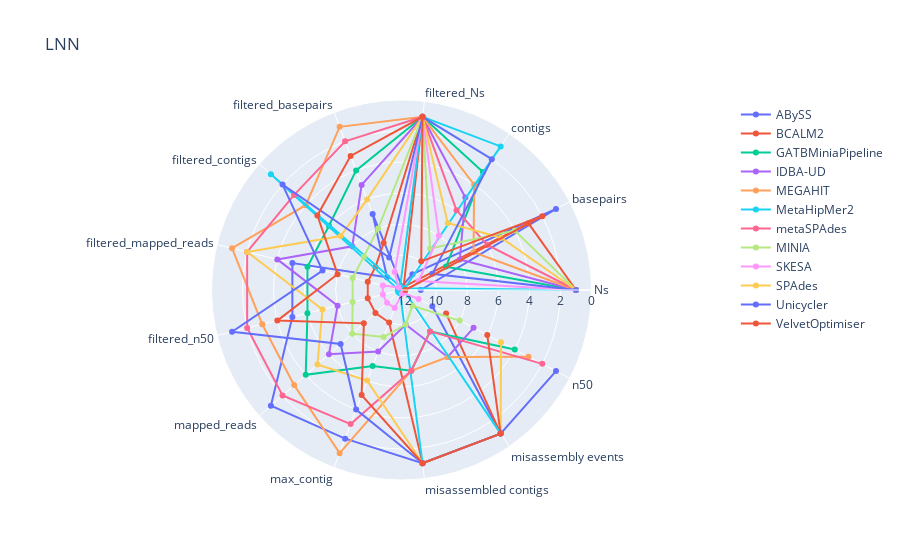
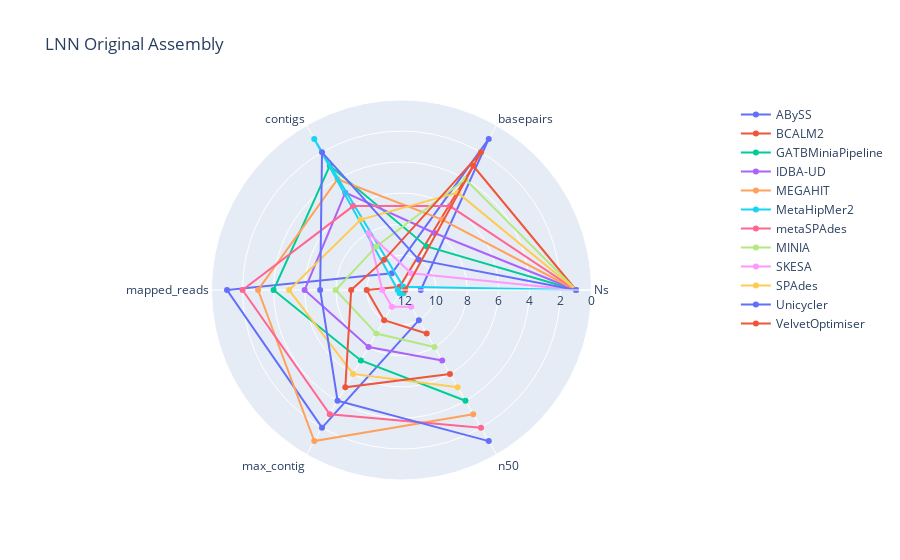
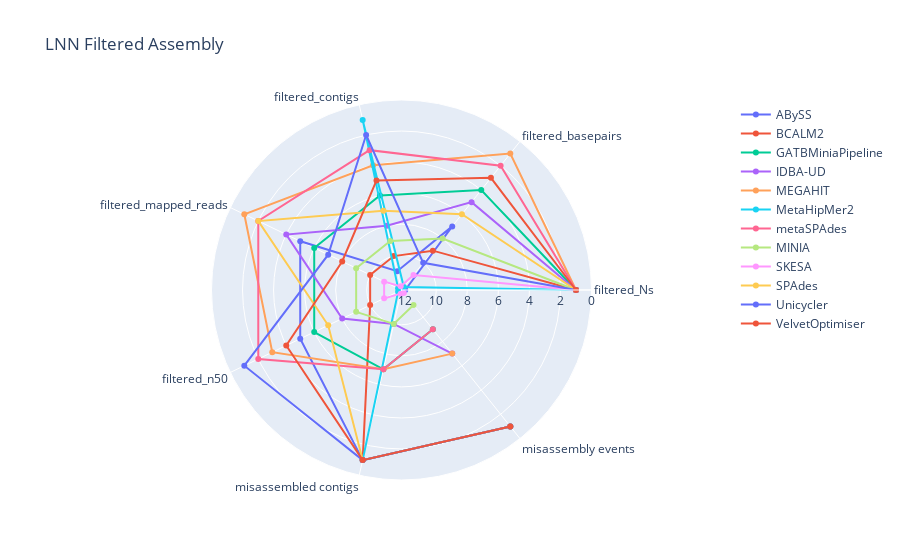
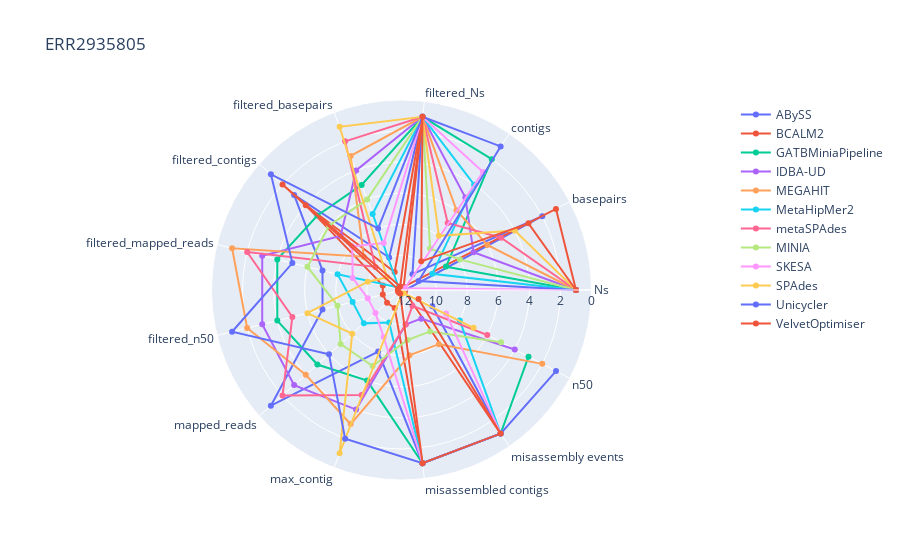

The notebook cell these images were saved under, in order:
### Markdown cell above
#### radar plots

### Code cell
import plotly.graph_objects as go

for sample, df in rank_dfs:
    print(sample)

    categories = df.columns
    categories_original =  ['Ns', 'basepairs', 'contigs', 'mapped_reads', 'max_contig', 'n50'] 
    categories_filtered = ['filtered_Ns', 'filtered_basepairs', 'filtered_contigs', 'filtered_mapped_reads', 'filtered_n50', 'misassembled contigs', 'misassembly events']
    
    fig = go.Figure()
    fig_original = go.Figure()
    fig_filtered = go.Figure()
    
    for assembler, row in df.iterrows():
        row_original = []
        row_filtered = []
        
        for col in categories_original:
            row_original.append(row.loc[:].at[col])
            
        for col in categories_filtered:
            row_filtered.append(row.loc[:].at[col])

        fig.add_trace(go.Scatterpolar(
          r=list(row),
          theta=categories,
          name=assembler))

        fig_original.add_trace(go.Scatterpolar(
          r=row_original,
          theta=categories_original,
          name=assembler))
        
        fig_filtered.add_trace(go.Scatterpolar(
          r=row_filtered,
          theta=categories_filtered,
          name=assembler))
    
    fig.update_layout(
      polar=dict(
        radialaxis=dict(
          visible=True,
          range=[1, 13],
            autorange="reversed"
        )),
       title=sample
    )
    
    fig_original.update_layout(
      polar=dict(
        radialaxis=dict(
          visible=True,
          range=[1, 13],
            autorange="reversed"
        )),
       title="{} Original Assembly".format(sample)
    )
    
    fig_filtered.update_layout(
      polar=dict(
        radialaxis=dict(
          visible=True,
          range=[1, 13],
            autorange="reversed"
        )),
       title="{} Filtered Assembly".format(sample)
    )

    fig.show()
    fig_original.show()
    fig_filtered.show()

### Figure 1 — Plotly figure (JSON) as saved in the notebook; plotly's stock layout.template omitted (floating-point values rounded to 4 significant figures)
{"data": [{"name": "ABySS", "r": [11, 1, 11, 12, 7, 11, 5, 5, 1, 2, 1, 1, 10], "theta": ["Ns", "basepairs", "contigs", "filtered_Ns", "filtered_basepairs", "filtered_contigs", "filtered_mapped_reads", "filtered_n50", "mapped_reads", "max_contig", "misassembled contigs", "misassembly events", "n50"], "type": "scatterpolar"}, {"name": "BCALM2", "r": [1, 3, 12, 1, 9, 10, 10, 10, 10, 10, 1, 1, 9], "theta": ["Ns", "basepairs", "contigs", "filtered_Ns", "filtered_basepairs", "filtered_contigs", "filtered_mapped_reads", "filtered_n50", "mapped_reads", "max_contig", "misassembled contigs", "misassembly events", "n50"], "type": "scatterpolar"}, {"name": "GATBMiniaPipeline", "r": [1, 9, 3, 1, 4, 6, 6, 6, 4, 7, 7, 9, 4], "theta": ["Ns", "basepairs", "contigs", "filtered_Ns", "filtered_basepairs", "filtered_contigs", "filtered_mapped_reads", "filtered_n50", "mapped_reads", "max_contig", "misassembled contigs", "misassembly events", "n50"], "type": "scatterpolar"}, {"name": "IDBA-UD", "r": [1, 8, 5, 1, 5, 8, 4, 8, 6, 8, 10, 7, 7], "theta": ["Ns", "basepairs", "contigs", "filtered_Ns", "filtered_basepairs", "filtered_contigs", "filtered_mapped_reads", "filtered_n50", "mapped_reads", "max_contig", "misassembled contigs", "misassembly events", "n50"], "type": "scatterpolar"}, {"name": "MEGAHIT", "r": [1, 7, 4, 1, 1, 4, 1, 3, 3, 1, 7, 7, 3], "theta": ["Ns", "basepairs", "contigs", "filtered_Ns", "filtered_basepairs", "filtered_contigs", "filtered_mapped_reads", "filtered_n50", "mapped_reads", "max_contig", "misassembled contigs", "misassembly events", "n50"], "type": "scatterpolar"}, {"name": "MetaHipMer2", "r": [1, 12, 1, 1, 12, 1, 12, 12, 12, 12, 1, 1, 12], "theta": ["Ns", "basepairs", "contigs", "filtered_Ns", "filtered_basepairs", "filtered_contigs", "filtered_mapped_reads", "filtered_n50", "mapped_reads", "max_contig", "misassembled contigs", "misassembly events", "n50"], "type": "scatterpolar"}, {"name": "metaSPAdes", "r": [1, 6, 6, 1, 2, 3, 2, 2, 2, 3, 7, 9, 2], "theta": ["Ns", "basepairs", "contigs", "filtered_Ns", "filtered_basepairs", "filtered_contigs", "filtered_mapped_reads", "filtered_n50", "mapped_reads", "max_contig", "misassembled contigs", "misassembly events", "n50"], "type": "scatterpolar"}, {"name": "MINIA", "r": [1, 4, 9, 1, 8, 9, 9, 9, 8, 9, 10, 11, 8], "theta": ["Ns", "basepairs", "contigs", "filtered_Ns", "filtered_basepairs", "filtered_contigs", "filtered_mapped_reads", "filtered_n50", "mapped_reads", "max_contig", "misassembled contigs", "misassembly events", "n50"], "type": "scatterpolar"}, {"name": "SKESA", "r": [1, 11, 8, 1, 11, 12, 11, 11, 11, 11, 12, 12, 11], "theta": ["Ns", "basepairs", "contigs", "filtered_Ns", "filtered_basepairs", "filtered_contigs", "filtered_mapped_reads", "filtered_n50", "mapped_reads", "max_contig", "misassembled contigs", "misassembly events", "n50"], "type": "scatterpolar"}, {"name": "SPAdes", "r": [1, 5, 7, 1, 6, 7, 2, 7, 5, 6, 1, 1, 5], "theta": ["Ns", "basepairs", "contigs", "filtered_Ns", "filtered_basepairs", "filtered_contigs", "filtered_mapped_reads", "filtered_n50", "mapped_reads", "max_contig", "misassembled contigs", "misassembly events", "n50"], "type": "scatterpolar"}, {"name": "Unicycler", "r": [1, 10, 2, 1, 10, 2, 7, 1, 7, 4, 1, 1, 1], "theta": ["Ns", "basepairs", "contigs", "filtered_Ns", "filtered_basepairs", "filtered_contigs", "filtered_mapped_reads", "filtered_n50", "mapped_reads", "max_contig", "misassembled contigs", "misassembly events", "n50"], "type": "scatterpolar"}, {"name": "VelvetOptimiser", "r": [12, 2, 10, 1, 3, 5, 8, 4, 9, 5, 1, 1, 6], "theta": ["Ns", "basepairs", "contigs", "filtered_Ns", "filtered_basepairs", "filtered_contigs", "filtered_mapped_reads", "filtered_n50", "mapped_reads", "max_contig", "misassembled contigs", "misassembly events", "n50"], "type": "scatterpolar"}], "layout": {"polar": {"radialaxis": {"autorange": "reversed", "range": [1, 13], "visible": true}}, "title": {"text": "LNN"}}}

### Figure 2 — Plotly figure (JSON) as saved in the notebook; plotly's stock layout.template omitted (floating-point values rounded to 4 significant figures)
{"data": [{"name": "ABySS", "r": [11, 1, 11, 1, 2, 10], "theta": ["Ns", "basepairs", "contigs", "mapped_reads", "max_contig", "n50"], "type": "scatterpolar"}, {"name": "BCALM2", "r": [1, 3, 12, 10, 10, 9], "theta": ["Ns", "basepairs", "contigs", "mapped_reads", "max_contig", "n50"], "type": "scatterpolar"}, {"name": "GATBMiniaPipeline", "r": [1, 9, 3, 4, 7, 4], "theta": ["Ns", "basepairs", "contigs", "mapped_reads", "max_contig", "n50"], "type": "scatterpolar"}, {"name": "IDBA-UD", "r": [1, 8, 5, 6, 8, 7], "theta": ["Ns", "basepairs", "contigs", "mapped_reads", "max_contig", "n50"], "type": "scatterpolar"}, {"name": "MEGAHIT", "r": [1, 7, 4, 3, 1, 3], "theta": ["Ns", "basepairs", "contigs", "mapped_reads", "max_contig", "n50"], "type": "scatterpolar"}, {"name": "MetaHipMer2", "r": [1, 12, 1, 12, 12, 12], "theta": ["Ns", "basepairs", "contigs", "mapped_reads", "max_contig", "n50"], "type": "scatterpolar"}, {"name": "metaSPAdes", "r": [1, 6, 6, 2, 3, 2], "theta": ["Ns", "basepairs", "contigs", "mapped_reads", "max_contig", "n50"], "type": "scatterpolar"}, {"name": "MINIA", "r": [1, 4, 9, 8, 9, 8], "theta": ["Ns", "basepairs", "contigs", "mapped_reads", "max_contig", "n50"], "type": "scatterpolar"}, {"name": "SKESA", "r": [1, 11, 8, 11, 11, 11], "theta": ["Ns", "basepairs", "contigs", "mapped_reads", "max_contig", "n50"], "type": "scatterpolar"}, {"name": "SPAdes", "r": [1, 5, 7, 5, 6, 5], "theta": ["Ns", "basepairs", "contigs", "mapped_reads", "max_contig", "n50"], "type": "scatterpolar"}, {"name": "Unicycler", "r": [1, 10, 2, 7, 4, 1], "theta": ["Ns", "basepairs", "contigs", "mapped_reads", "max_contig", "n50"], "type": "scatterpolar"}, {"name": "VelvetOptimiser", "r": [12, 2, 10, 9, 5, 6], "theta": ["Ns", "basepairs", "contigs", "mapped_reads", "max_contig", "n50"], "type": "scatterpolar"}], "layout": {"polar": {"radialaxis": {"autorange": "reversed", "range": [1, 13], "visible": true}}, "title": {"text": "LNN Original Assembly"}}}

### Figure 3 — Plotly figure (JSON) as saved in the notebook; plotly's stock layout.template omitted (floating-point values rounded to 4 significant figures)
{"data": [{"name": "ABySS", "r": [12, 7, 11, 5, 5, 1, 1], "theta": ["filtered_Ns", "filtered_basepairs", "filtered_contigs", "filtered_mapped_reads", "filtered_n50", "misassembled contigs", "misassembly events"], "type": "scatterpolar"}, {"name": "BCALM2", "r": [1, 9, 10, 10, 10, 1, 1], "theta": ["filtered_Ns", "filtered_basepairs", "filtered_contigs", "filtered_mapped_reads", "filtered_n50", "misassembled contigs", "misassembly events"], "type": "scatterpolar"}, {"name": "GATBMiniaPipeline", "r": [1, 4, 6, 6, 6, 7, 9], "theta": ["filtered_Ns", "filtered_basepairs", "filtered_contigs", "filtered_mapped_reads", "filtered_n50", "misassembled contigs", "misassembly events"], "type": "scatterpolar"}, {"name": "IDBA-UD", "r": [1, 5, 8, 4, 8, 10, 7], "theta": ["filtered_Ns", "filtered_basepairs", "filtered_contigs", "filtered_mapped_reads", "filtered_n50", "misassembled contigs", "misassembly events"], "type": "scatterpolar"}, {"name": "MEGAHIT", "r": [1, 1, 4, 1, 3, 7, 7], "theta": ["filtered_Ns", "filtered_basepairs", "filtered_contigs", "filtered_mapped_reads", "filtered_n50", "misassembled contigs", "misassembly events"], "type": "scatterpolar"}, {"name": "MetaHipMer2", "r": [1, 12, 1, 12, 12, 1, 1], "theta": ["filtered_Ns", "filtered_basepairs", "filtered_contigs", "filtered_mapped_reads", "filtered_n50", "misassembled contigs", "misassembly events"], "type": "scatterpolar"}, {"name": "metaSPAdes", "r": [1, 2, 3, 2, 2, 7, 9], "theta": ["filtered_Ns", "filtered_basepairs", "filtered_contigs", "filtered_mapped_reads", "filtered_n50", "misassembled contigs", "misassembly events"], "type": "scatterpolar"}, {"name": "MINIA", "r": [1, 8, 9, 9, 9, 10, 11], "theta": ["filtered_Ns", "filtered_basepairs", "filtered_contigs", "filtered_mapped_reads", "filtered_n50", "misassembled contigs", "misassembly events"], "type": "scatterpolar"}, {"name": "SKESA", "r": [1, 11, 12, 11, 11, 12, 12], "theta": ["filtered_Ns", "filtered_basepairs", "filtered_contigs", "filtered_mapped_reads", "filtered_n50", "misassembled contigs", "misassembly events"], "type": "scatterpolar"}, {"name": "SPAdes", "r": [1, 6, 7, 2, 7, 1, 1], "theta": ["filtered_Ns", "filtered_basepairs", "filtered_contigs", "filtered_mapped_reads", "filtered_n50", "misassembled contigs", "misassembly events"], "type": "scatterpolar"}, {"name": "Unicycler", "r": [1, 10, 2, 7, 1, 1, 1], "theta": ["filtered_Ns", "filtered_basepairs", "filtered_contigs", "filtered_mapped_reads", "filtered_n50", "misassembled contigs", "misassembly events"], "type": "scatterpolar"}, {"name": "VelvetOptimiser", "r": [1, 3, 5, 8, 4, 1, 1], "theta": ["filtered_Ns", "filtered_basepairs", "filtered_contigs", "filtered_mapped_reads", "filtered_n50", "misassembled contigs", "misassembly events"], "type": "scatterpolar"}], "layout": {"polar": {"radialaxis": {"autorange": "reversed", "range": [1, 13], "visible": true}}, "title": {"text": "LNN Filtered Assembly"}}}

### Figure 4 — Plotly figure (JSON) as saved in the notebook; plotly's stock layout.template omitted (floating-point values rounded to 4 significant figures)
{"data": [{"name": "ABySS", "r": [12, 2, 11, 1, 10, 3, 7, 7, 1, 8, 1, 1, 10], "theta": ["Ns", "basepairs", "contigs", "filtered_Ns", "filtered_basepairs", "filtered_contigs", "filtered_mapped_reads", "filtered_n50", "mapped_reads", "max_contig", "misassembled contigs", "misassembly events", "n50"], "type": "scatterpolar"}, {"name": "BCALM2", "r": [1, 1, 12, 1, 11, 4, 11, 11, 11, 11, 1, 1, 12], "theta": ["Ns", "basepairs", "contigs", "filtered_Ns", "filtered_basepairs", "filtered_contigs", "filtered_mapped_reads", "filtered_n50", "mapped_reads", "max_contig", "misassembled contigs", "misassembly events", "n50"], "type": "scatterpolar"}, {"name": "GATBMiniaPipeline", "r": [1, 9, 2, 1, 5, 5, 4, 4, 5, 6, 1, 1, 3], "theta": ["Ns", "basepairs", "contigs", "filtered_Ns", "filtered_basepairs", "filtered_contigs", "filtered_mapped_reads", "filtered_n50", "mapped_reads", "max_contig", "misassembled contigs", "misassembly events", "n50"], "type": "scatterpolar"}, {"name": "IDBA-UD", "r": [1, 7, 5, 1, 4, 7, 3, 3, 3, 4, 10, 10, 4], "theta": ["Ns", "basepairs", "contigs", "filtered_Ns", "filtered_basepairs", "filtered_contigs", "filtered_mapped_reads", "filtered_n50", "mapped_reads", "max_contig", "misassembled contigs", "misassembly events", "n50"], "type": "scatterpolar"}, {"name": "MEGAHIT", "r": [1, 6, 6, 1, 3, 9, 1, 2, 4, 3, 8, 8, 2], "theta": ["Ns", "basepairs", "contigs", "filtered_Ns", "filtered_basepairs", "filtered_contigs", "filtered_mapped_reads", "filtered_n50", "mapped_reads", "max_contig", "misassembled contigs", "misassembly events", "n50"], "type": "scatterpolar"}, {"name": "MetaHipMer2", "r": [1, 10, 4, 1, 7, 12, 8, 9, 9, 10, 1, 1, 8], "theta": ["Ns", "basepairs", "contigs", "filtered_Ns", "filtered_basepairs", "filtered_contigs", "filtered_mapped_reads", "filtered_n50", "mapped_reads", "max_contig", "misassembled contigs", "misassembly events", "n50"], "type": "scatterpolar"}, {"name": "metaSPAdes", "r": [1, 5, 7, 1, 2, 10, 2, 5, 2, 5, 10, 11, 6], "theta": ["Ns", "basepairs", "contigs", "filtered_Ns", "filtered_basepairs", "filtered_contigs", "filtered_mapped_reads", "filtered_n50", "mapped_reads", "max_contig", "misassembled contigs", "misassembly events", "n50"], "type": "scatterpolar"}, {"name": "MINIA", "r": [1, 8, 9, 1, 6, 6, 6, 8, 7, 7, 9, 9, 5], "theta": ["Ns", "basepairs", "contigs", "filtered_Ns", "filtered_basepairs", "filtered_contigs", "filtered_mapped_reads", "filtered_n50", "mapped_reads", "max_contig", "misassembled contigs", "misassembly events", "n50"], "type": "scatterpolar"}, {"name": "SKESA", "r": [1, 12, 3, 1, 9, 8, 9, 10, 10, 9, 1, 1, 9], "theta": ["Ns", "basepairs", "contigs", "filtered_Ns", "filtered_basepairs", "filtered_contigs", "filtered_mapped_reads", "filtered_n50", "mapped_reads", "max_contig", "misassembled contigs", "misassembly events", "n50"], "type": "scatterpolar"}, {"name": "SPAdes", "r": [1, 4, 8, 1, 1, 11, 10, 6, 8, 1, 12, 12, 7], "theta": ["Ns", "basepairs", "contigs", "filtered_Ns", "filtered_basepairs", "filtered_contigs", "filtered_mapped_reads", "filtered_n50", "mapped_reads", "max_contig", "misassembled contigs", "misassembly events", "n50"], "type": "scatterpolar"}, {"name": "Unicycler", "r": [1, 11, 1, 1, 8, 1, 5, 1, 6, 2, 1, 1, 1], "theta": ["Ns", "basepairs", "contigs", "filtered_Ns", "filtered_basepairs", "filtered_contigs", "filtered_mapped_reads", "filtered_n50", "mapped_reads", "max_contig", "misassembled contigs", "misassembly events", "n50"], "type": "scatterpolar"}, {"name": "VelvetOptimiser", "r": [1, 3, 10, 1, 12, 2, 12, 12, 12, 12, 1, 1, 11], "theta": ["Ns", "basepairs", "contigs", "filtered_Ns", "filtered_basepairs", "filtered_contigs", "filtered_mapped_reads", "filtered_n50", "mapped_reads", "max_contig", "misassembled contigs", "misassembly events", "n50"], "type": "scatterpolar"}], "layout": {"polar": {"radialaxis": {"autorange": "reversed", "range": [1, 13], "visible": true}}, "title": {"text": "ERR2935805"}}}
